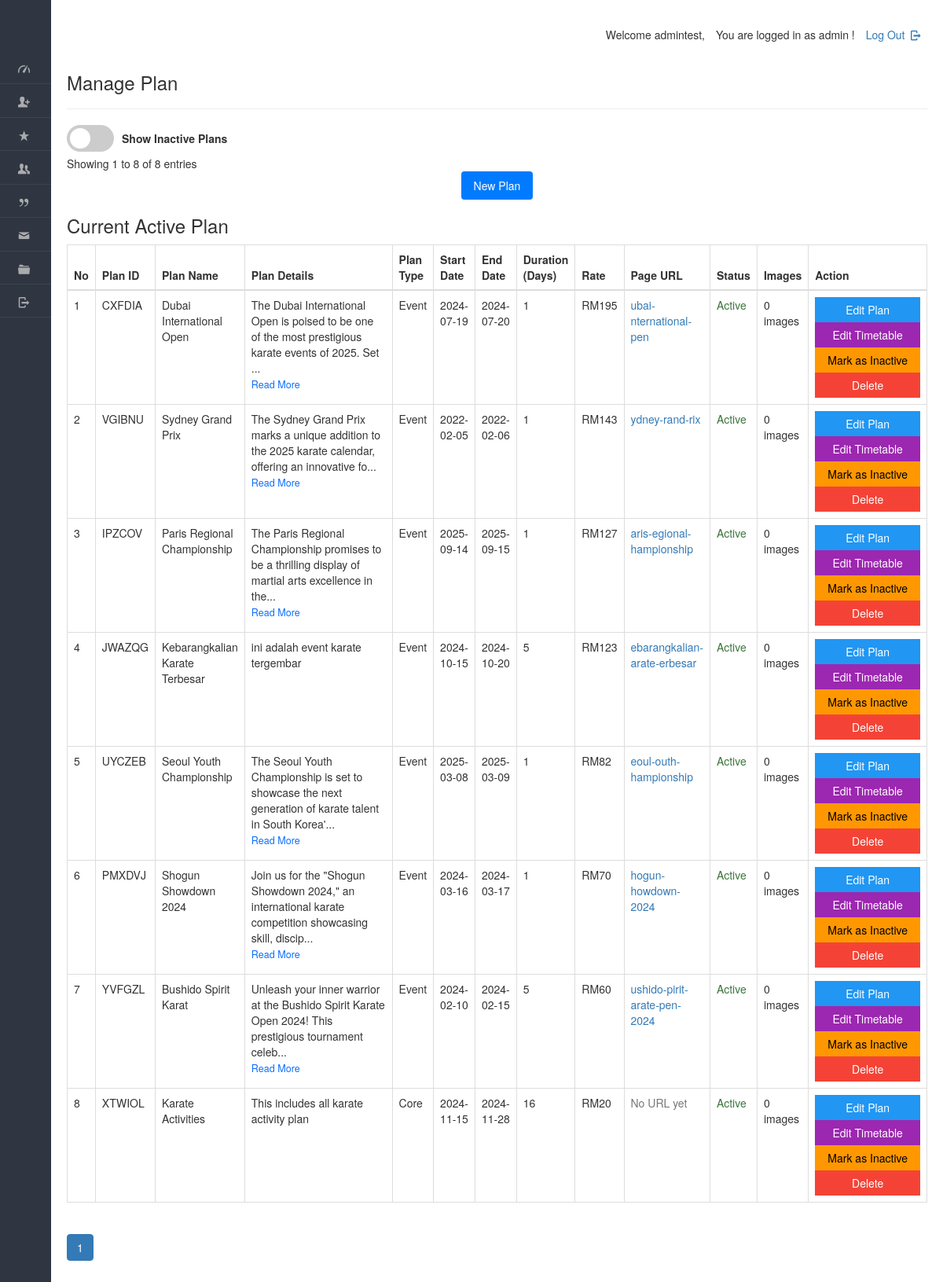
/dashboard/admin/view_plan.php (signed in), run on the app's committed database.
### tables this page shows
CREATE TABLE IF NOT EXISTS `plan` (
  `planid` varchar(8) NOT NULL,
  `tid` varchar(45) DEFAULT NULL,
  `planName` text NOT NULL,
  `description` text,
  `planType` varchar(50) NOT NULL,
  `startDate` varchar(50) NOT NULL,
  `endDate` varchar(50) NOT NULL,
  `duration` int NOT NULL,
  `validity` varchar(20) NOT NULL DEFAULT 'Lifetime',
  `amount` int DEFAULT '0',
  `active` varchar(255) NOT NULL,
  PRIMARY KEY (`planid`),
  KEY `idx_plan_type` (`planType`),
  KEY `idx_active` (`active`)
);

### dashboard/admin/view_plan.php (the view, shortened to what this page needs)
<!DOCTYPE html>
<html lang="en">
<head>
    <link rel="stylesheet" href="../../css/style.css"  id="style-resource-5">
    <link rel="stylesheet" href="../../css/dashMain.css">
    <link rel="stylesheet" type="text/css" href="../../css/entypo.css">
	<link href="a1style.css" rel="stylesheet" type="text/css">
	<link rel="stylesheet" href="https://maxcdn.bootstrapcdn.com/bootstrap/3.4.1/css/bootstrap.min.css">
	<link rel="stylesheet" href="../../css/dashboard/sidebar.css">
</head>
     <body class="page-body  page-fade" onload="collapseSidebar()">
    	<div class="page-container sidebar-collapsed" id="navbarcollapse">
		<div class="sidebar-menu">
			<header class="logo-env">
			</header>
    		<?php include('nav.php'); ?>
    	</div>
    		<div class="main-content">
				<div class="row">
					<div class="col-md-6 col-sm-8 clearfix">
					</div>
					<div class="col-md-6 col-sm-4 clearfix hidden-xs">
						<ul class="list-inline links-list pull-right">
							<li>
								<a href="logout.php">
									Log Out <i class="entypo-logout right"></i>
								</a>
							</li>
						</ul>
					</div>
				</div>
		<h3>Manage Plan</h3>
		<hr />
<?php
$records_per_page = 10;
$page = isset($_GET['page']) ? (int)$_GET['page'] : 1;
$offset = ($page - 1) * $records_per_page;
$search_term = isset($_GET['search']) ? mysqli_real_escape_string($con, $_GET['search']) : '';
$search_column = isset($_GET['search_column']) ? $_GET['search_column'] : 'planName';
$show_inactive = isset($_GET['show_inactive']) ? $_GET['show_inactive'] : 'no';
$count_query = "SELECT COUNT(DISTINCT p.planid) as total FROM plan p ";
$where_conditions = [];
if ($show_inactive !== 'yes') {
    $where_conditions[] = "p.active='yes'";
}
if (!empty($where_conditions)) {
    $where_clause = "WHERE " . implode(' AND ', $where_conditions);
    $count_query .= $where_clause;
}
$total_records_result = mysqli_query($con, $count_query);
$total_records = mysqli_fetch_assoc($total_records_result)['total'];
$total_pages = ceil($total_records / $records_per_page);
?>
<?php
$show_inactive = isset($_GET['show_inactive']) ? $_GET['show_inactive'] : 'no';
$query = "SELECT DISTINCT p.planid, p.planName, p.description, p.planType, p.startDate, p.endDate,
          p.duration, p.amount, p.active, pp.slug,
          (SELECT COUNT(*) FROM images i WHERE i.planid = p.planid) as image_count,
          (SELECT slug FROM plan_pages WHERE planid = p.planid LIMIT 1) as page_slug,
          st.tname, td.day_number, td.activities, st.tid
          FROM plan p
          LEFT JOIN plan_pages pp ON p.planid = pp.planid
          LEFT JOIN sports_timetable st ON p.planid = st.planid
          LEFT JOIN timetable_days td ON st.tid = td.tid ";
$where_conditions = [];
if ($show_inactive !== 'yes') {
    $where_conditions[] = "p.active='yes'";
}
if (!empty($where_conditions)) {
    $query .= "WHERE " . implode(" AND ", $where_conditions) . " ";
}
$query .= " GROUP BY p.planid ORDER BY p.active DESC, p.amount DESC";
$result = mysqli_query($con, $query);
$sno = 1;
?>
<div class="mb-3">
    <form method="GET" class="form-inline" id="filterForm" style="display: flex; align-items: center; gap: 10px;">
<form id="filterForm" action="your_page.php" method="get">
    <label class="switch">
        <span class="slider round"></span>
    </label>
        <label>Show Inactive Plans</label>
    </form>
</div>
<div class="mb-3">
    Showing <?php echo $offset + 1; ?> to <?php echo min($offset + $records_per_page, $total_records); ?>
    of <?php echo $total_records; ?> entries
</div>
<div style="display: flex; justify-content: center; align-items: center; width: 100%;">
    <a href="new_plan.php" style="text-align: center; padding: 8px 16px; background-color: #007bff; color: white; text-decoration: none; border-radius: 4px;">New Plan</a>
</div>
    <h3 style="margin-right: 20px;">Current Active Plan</h3>
<table class="table table-bordered datatable" id="table-1" border="1">
    <thead>
        <tr>
            <th onclick="sortTable(0)">No</th>
            <th onclick="sortTable(1)">Plan ID</th>
            <th onclick="sortTable(2)">Plan Name</th>
            <th onclick="sortTable(3)">Plan Details</th>
            <th onclick="sortTable(4)">Plan Type</th>
            <th onclick="sortTable(5)">Start Date</th>
            <th onclick="sortTable(6)">End Date</th>
            <th onclick="sortTable(7)">Duration (Days)</th>
            <th onclick="sortTable(8)">Rate</th>
            <th onclick="sortTable(9)">Page URL</th>
            <th onclick="sortTable(10)">Status</th>
            <th onclick="sortTable(11)">Images</th>
            <th>Action</th>
        </tr>
    </thead>
    <tbody>
        <?php
        if (mysqli_affected_rows($con) != 0) {
            while ($row = mysqli_fetch_array($result, MYSQLI_ASSOC)) {
                $msgid = $row['planid'];
                $tid = $row['tid'];
                $status_class = $row['active'] === 'yes' ? 'text-success' : 'text-danger';
                $status_text = $row['active'] === 'yes' ? 'Active' : 'Inactive';
                echo "<tr>";
                echo "<td>" . $sno . "</td>";
                echo "<td>" . $row['planid'] . "</td>";
                echo "<td>" . $row['planName'] . "</td>";
echo "<td width='380'>";
echo "<div class='description-container'>";
    echo "<div class='short-description'>" . substr($row['description'], 0, 100) .
         (strlen($row['description']) > 100 ? "..." : "") . "</div>";
    if(strlen($row['description']) > 100) {
        echo "<button class='read-more-btn' onclick='toggleDescription(this)'>Read More</button>";
    }
echo "</div>";
echo "</td>";
                echo "<td>" . $row['planType'] . "</td>";
                echo "<td>" . date('Y-m-d', strtotime($row['startDate'])) . "</td>";
                echo "<td>" . date('Y-m-d', strtotime($row['endDate'])) . "</td>";
                echo "<td>" . $row['duration'] . "</td>";
                echo "<td>RM" . $row['amount'] . "</td>";
                if ($row['page_slug']) {
                    $url_status = $row['active'] === 'yes' ? '' : ' (Inactive)';
                    echo "<td><a href='../../plans/" . $row['page_slug'] . "' target='_blank'>" .
                         $row['page_slug'] . $url_status . "</a></td>";
                } else {
                    echo "<td><span class='text-muted'>No URL yet</span></td>";
                }
                echo "<td class='" . $status_class . "'>" . $status_text . "</td>";
                echo "<td>" . $row['image_count'] . " images</td>";
echo "<td>";
if (!empty($tid)) {
    echo "<a href='timetable_detail.php?id=" . $tid . "&planid=" . $row['planid'] . "'>
            <input type='button' class='a1-btn a1-blue' style='width:100%' value='Edit Plan'>
          </a>";
    echo "<a href='timetable_detail.php?id=" . $tid . "&planid=" . $row['planid'] . "&scroll=1#timetable-details'>
            <input type='button' class='a1-btn a1-purple' style='width:100%' value='Edit Timetable'>
          </a>";
} else {
echo "<a href='add_timetable.php?planid=" . $row['planid'] . "'>
        <input type='button' class='a1-btn a1-green' style='width:100%' value='Add Timetable'>
      </a>";
}
if ($row['active'] === 'yes') {
    echo "<form action='del_plan.php' method='post' onSubmit='return ConfirmDeactivate();'>
            <input type='hidden' name='name' value='" . $msgid . "'/>
            <input type='submit' value='Mark as Inactive' class='a1-btn a1-orange' style='width:100%'/>
          </form>";
} else {
    echo "<form action='activate_plan.php' method='post' onSubmit='return ConfirmActivate();'>
            <input type='hidden' name='name' value='" . $msgid . "'/>
            <input type='submit' value='Mark as Active' class='a1-btn a1-green' style='width:100%'/>
          </form>";
}
echo "<form action='delete_plan.php' method='post' onSubmit='return ConfirmDelete();'>
        <input type='hidden' name='planid' value='" . $msgid . "'/>
        <input type='submit' value='Delete' class='a1-btn a1-red' style='width:100%'/>
      </form>";
echo "</td>";
                echo "</tr>";
                $sno++;
            }
        } else {
            echo "<tr><td colspan='14' class='text-center'>No records found</td></tr>";
        }
        ?>
    </tbody>
</table>
<nav aria-label="Page navigation">
    <ul class="pagination justify-content-center">
        <?php
        $start_page = max(1, $page - 2);
        $end_page = min($total_pages, $page + 2);
        for ($i = $start_page; $i <= $end_page; $i++): ?>
            <li class="page-item <?php echo $i === $page ? 'active' : ''; ?>">
                <a class="page-link" href="?page=<?php echo $i; ?>&search=<?php echo urlencode($search_term); ?>&search_column=<?php echo urlencode($search_column); ?>&show_inactive=<?php echo urlencode($show_inactive); ?>"><?php echo $i; ?></a>
            </li>
        <?php endfor; ?>
    </ul>
</nav>
    	</div>
    </body>
</html>

### css/style.css (style rules this page uses)
html { font-size: 62.5%; font-family: sans-serif; }
div { display: block; }
body { font-family: "Noto Sans", sans-serif, "Helvetica Neue", Helvetica, Arial, sans-serif; font-size: 12px; line-height: 1.428571429; display: block; margin: 0; }
*, *:before, *:after { box-sizing: border-box; }
a { text-decoration: none; background: transparent; }
input, button, select, textarea { font-family: inherit; font-size: inherit; line-height: inherit; }
button, input { line-height: normal; }
button, input, select, textarea { font-family: inherit; font-size: 100%; margin: 0; }
input { background-color: white; cursor: text; padding: 1px; border-width: 2px; border-style: inset; border-color: initial; border-image: initial; }
input, textarea, select, button { text-rendering: auto; color: initial; letter-spacing: normal; word-spacing: normal; text-transform: none; text-indent: 0px; text-shadow: none; display: inline-block; text-align: start; margin: 0em; font: 400 13.3333px Arial; }
button, html input[type="button"], input[type="reset"], input[type="submit"] { cursor: pointer; }
button, select { text-transform: none; }
a { color: #373e4a; text-decoration: none; }
a { background: transparent; }
a { color: #373e4a; }
.page-container { position: relative; padding-left: 280px; }
.page-container .sidebar-menu { position: absolute; width: 280px; top: 0; left: 0; bottom: 0; background: #303641; color: #aaabae; z-index: 1; min-height: 796px; box-sizing: border-box; }
.page-container .sidebar-menu .logo-env { width: 100%; padding: 35px; padding-bottom: 10px; box-sizing: border-box; }
.page-container.sidebar-collapsed { padding-left: 65px; }
.page-container.sidebar-collapsed .sidebar-menu { z-index: 4; width: 65px; }
.page-container.sidebar-collapsed .sidebar-menu .logo-env { display: block; padding: 20px; }
.page-container .sidebar-menu .logo-env:before, .page-container .sidebar-menu .logo-env:after { content: " "; display: table; }
.page-container .sidebar-menu .logo-env:after { clear: both; }
ul, ol { margin-top: 0; margin-bottom: 8.5px; }
ul, menu, dir { display: block; list-style-type: disc; }
li { display: list-item; }
i, cite, em, var, address, dfn { font-style: italic; }

### css/dashMain.css (style rules this page uses)
.page-container .main-content { position: relative; float: left; width: 100%; padding: 20px; z-index: 2; background: #ffffff; box-sizing: border-box; }
.row { margin-left: -15px; margin-right: -15px; }
.row:before, .row:after { content: " "; display: table; }
.row:after { clear: both; }
.col-xs-1, .col-sm-1, .col-md-1, .col-lg-1, .col-xs-2, .col-sm-2, .col-md-2, .col-lg-2, .col-xs-3, .col-sm-3, .col-md-3, .col-lg-3, .col-xs-4, .col-sm-4, .col-md-4, .col-lg-4, .col-xs-5, .col-sm-5, .col-md-5, .col-lg-5, .col-xs-6, .col-sm-6, .col-md-6, .col-lg-6, .col-xs-7, .col-sm-7, .col-md-7, .col-lg-7, .col-xs-8, .col-sm-8, .col-md-8, .col-lg-8, .col-xs-9, .col-sm-9, .col-md-9, .col-lg-9, .col-xs-10, .col-sm-10, .col-md-10, .col-lg-10, .col-xs-11, .col-sm-11, .col-md-11, .col-lg-11, .col-xs-12, .col-sm-12, .col-md-12, .col-lg-12 { position: relative; min-height: 1px; padding-left: 15px; padding-right: 15px; }
.links-list { white-space: nowrap; padding-top: 14px; padding-bottom: 8px; }
.pull-right { float: right !important; }
.list-inline { padding-left: 0; list-style: none; }
ul, ol { margin-top: 0; margin-bottom: 8.5px; }
.list-inline > li:first-child { padding-left: 0; }
.list-inline > li { display: inline-block; padding-left: 5px; padding-right: 5px; }
@media (min-width: 768px) { .col-sm-1, .col-sm-2, .col-sm-3, .col-sm-4, .col-sm-5, .col-sm-6, .col-sm-7, .col-sm-8, .col-sm-9, .col-sm-10, .col-sm-11 { float: left; } }
@media (min-width: 768px) { .col-sm-8 { width: 66.66666666666666%; } }
@media (min-width: 768px) { .col-sm-4 { width: 33.33333333333333%; } }
@media (min-width: 992px) { .col-md-1, .col-md-2, .col-md-3, .col-md-4, .col-md-5, .col-md-6, .col-md-7, .col-md-8, .col-md-9, .col-md-10, .col-md-11 { float: left; } }
@media (min-width: 992px) { .col-md-6 { width: 50%; } }
a { color: #373e4a; text-decoration: none; }
a { background: transparent; }
a { color: #373e4a; }
hr { margin-top: 17px; margin-bottom: 17px; border: 0; border-top: 1px solid #998f8f; }
hr { box-sizing: content-box; height: 0; }
i, cite, em, var, address, dfn { font-style: italic; }

### css/dashboard/sidebar.css (style rules this page uses)
.page-container { display: flex; min-height: 100vh; }
.sidebar-menu { width: 250px; background-color: #2b303a; color: #ffffff; }
.main-content { flex-grow: 1; padding: 20px; }

### data on the page
plan: planid "CXFDIA", planName "Dubai International Open", description "The Dubai International Open is poised to be one of the most prestigious karate events of 2025. Set", planType "Event", startDate "2024-07-19", endDate "2024-07-20", duration "1", amount "195", page_slug "ubai-nternational-pen", active "Active", image_count "0"
plan: planid "VGIBNU", planName "Sydney Grand Prix", description "The Sydney Grand Prix marks a unique addition to the 2025 karate calendar, offering an innovative fo", planType "Event", startDate "2022-02-05", endDate "2022-02-06", duration "1", amount "143", page_slug "ydney-rand-rix", active "Active", image_count "0"
plan: planid "IPZCOV", planName "Paris Regional Championship", description "The Paris Regional Championship promises to be a thrilling display of martial arts excellence in the", planType "Event", startDate "2025-09-14", endDate "2025-09-15", duration "1", amount "127", page_slug "aris-egional-hampionship", active "Active", image_count "0"
plan: planid "JWAZQG", planName "Kebarangkalian Karate Terbesar", description "ini adalah event karate tergembar", planType "Event", startDate "2024-10-15", endDate "2024-10-20", duration "5", amount "123", page_slug "ebarangkalian-arate-erbesar", active "Active", image_count "0"
plan: planid "UYCZEB", planName "Seoul Youth Championship", description "The Seoul Youth Championship is set to showcase the next generation of karate talent in South Korea'", planType "Event", startDate "2025-03-08", endDate "2025-03-09", duration "1", amount "82", page_slug "eoul-outh-hampionship", active "Active", image_count "0"
plan: planid "PMXDVJ", planName "Shogun Showdown 2024", description "Join us for the \"Shogun Showdown 2024,\" an international karate competition showcasing skill, discip", planType "Event", startDate "2024-03-16", endDate "2024-03-17", duration "1", amount "70", page_slug "hogun-howdown-2024", active "Active", image_count "0"
plan: planid "YVFGZL", planName "Bushido Spirit Karat", description "Unleash your inner warrior at the Bushido Spirit Karate Open 2024! This prestigious tournament celeb", planType "Event", startDate "2024-02-10", endDate "2024-02-15", duration "5", amount "60", page_slug "ushido-pirit-arate-pen-2024", active "Active", image_count "0"
plan: planid "XTWIOL", planName "Karate Activities", description "This includes all karate activity plan", planType "Core", startDate "2024-11-15", endDate "2024-11-28", duration "16", amount "20", shows "No URL yet", active "Active", image_count "0"

### other printed values
$offset + 1 "1"
min($offset + $records_per_page, $total_records) "8"
$total_records "8"
